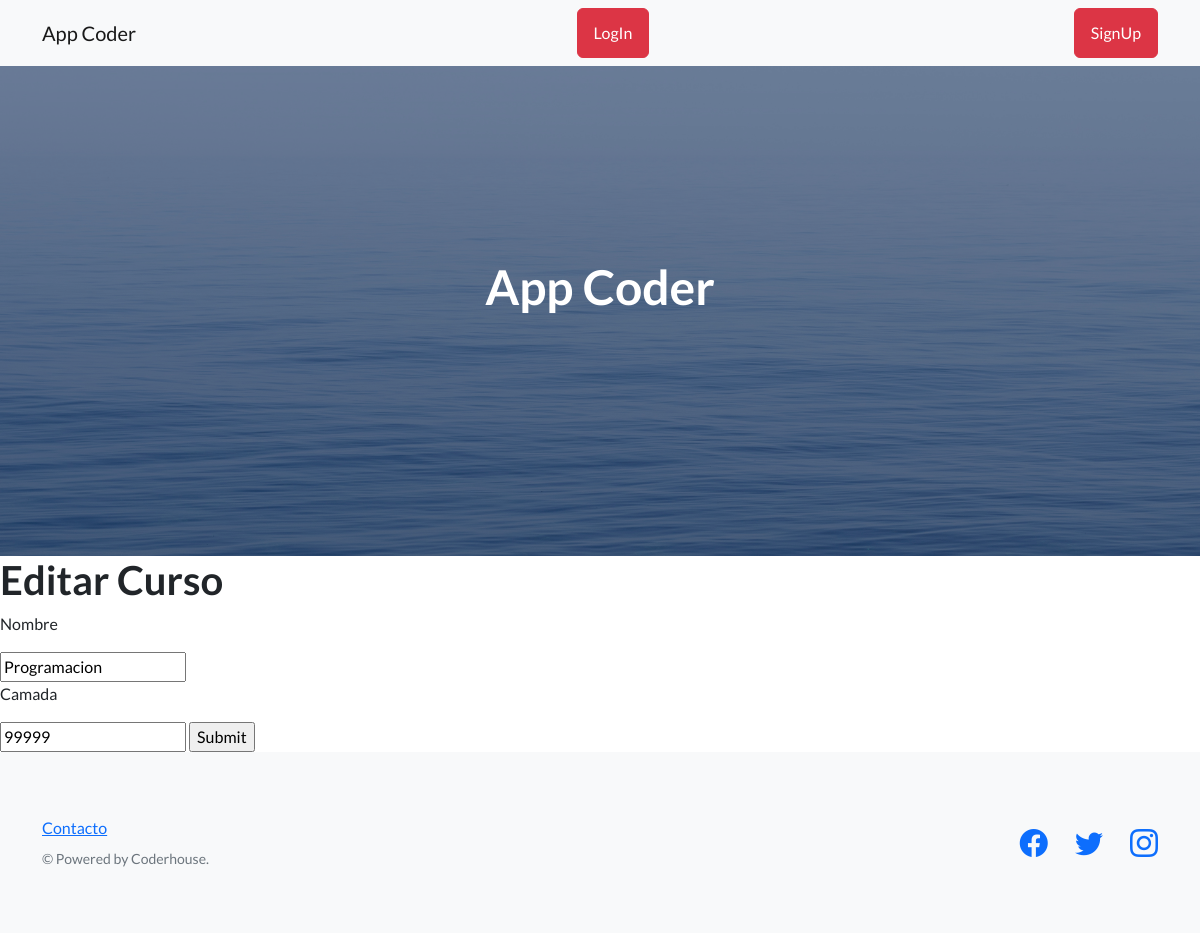
/AppCoder/editar_curso/1, run on an earlier commit of the app's database.
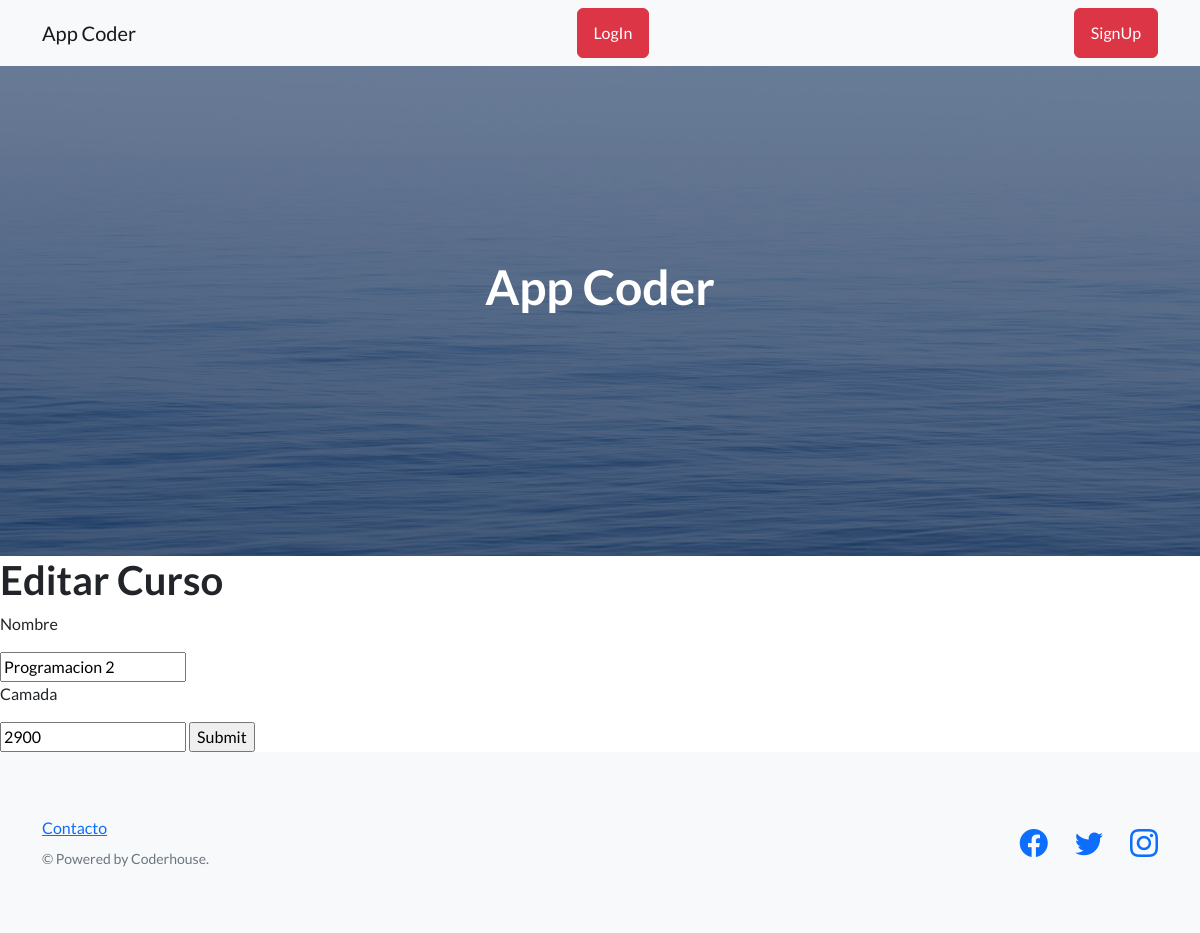
And on a later commit of the database.
### AppCoder/models.py (models this page shows)
class Curso(models.Model):
    nombre = models.CharField(max_length=40)
    camada = models.IntegerField()

### AppCoder/views.py (the view)
# urls.py: path("editar_curso/<int:id>", views.editar, name="editar_curso"),
def editar( request , id ):
    curso = Curso.objects.get(id=id)
    if request.method == "POST":
        mi_formulario = Curso_formulario(request.POST)
        if mi_formulario.is_valid():
            datos = mi_formulario.cleaned_data
            curso.nombre = datos['nombre']
            curso.camada = datos['camada']
            curso.save()
            curso = Curso.objects.all()
            return render(request , "cursos.html" , {"cursos":curso})
    else:
        mi_formulario = Curso_formulario(initial={'nombre':curso.nombre, 'camada':curso.camada})
    return render(request , "editar_curso.html" , {"mi_formulario":mi_formulario, "curso":curso })

### AppCoder/forms.py
class Curso_formulario(forms.Form):
    nombre = forms.CharField(max_length=50)
    camada = forms.IntegerField()

### AppCoder/template/editar_curso.html (shortened to what this page needs)
{% extends "padre.html" %}
{% load static %}
{% block contenido %}
  <h1>Editar Curso</h1>
  <form action="" method="POST">
    <p>Nombre</p>
    {{mi_formulario.nombre}}
    <p>Camada</p>
    {{mi_formulario.camada}}
    <input type="submit">
  </form>
{% endblock %}

What changed in the data, as far as the page shows it:
changed Curso: nombre "Programacion" → "Programacion 2"; camada "99999" → "2900"
